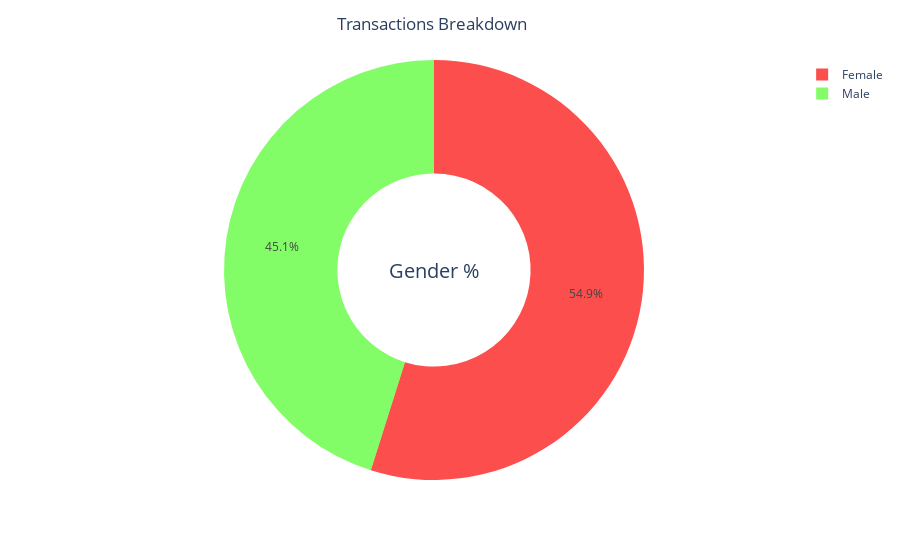

Write notebook code for a chart like this one.
### Markdown cell above
### Creating and Formatting the Pie Chart

### Code cell
fig = px.pie(
    fraud_df.groupby("gender", as_index=False)["trans_num"].count(),
    values="trans_num",
    names="gender",
    hole=0.46,
    color_discrete_sequence=['rgba(252, 3, 3, 0.7)', 'rgba(49, 252, 3, 0.6)']  # Assign specific colors for genders (blue and orange)
)

fig.update_layout(
    title_text="Transactions Breakdown",
    annotations=[dict(text='Gender %',
                     x=0.5,
                     y=0.5,
                     font_size=20,
                     showarrow=False)],
    title = {
        "x": 0.48
    }
)

fig.show()

### Figure 1 — Plotly figure (JSON) as saved in the notebook; plotly's stock layout.template omitted (floating-point values rounded to 4 significant figures)
{"data": [{"domain": {"x": [0, 1], "y": [0, 1]}, "hole": 0.46, "hovertemplate": "gender=%{label}<br>trans_num=%{value}<extra></extra>", "labels": ["Female", "Male"], "legendgroup": "", "name": "", "showlegend": true, "type": "pie", "values": [304886, 250833]}], "layout": {"annotations": [{"font": {"size": 20}, "showarrow": false, "text": "Gender %", "x": 0.5, "y": 0.5}], "legend": {"tracegroupgap": 0}, "margin": {"t": 60}, "piecolorway": ["rgba(252, 3, 3, 0.7)", "rgba(49, 252, 3, 0.6)"], "title": {"text": "Transactions Breakdown", "x": 0.48}}}
